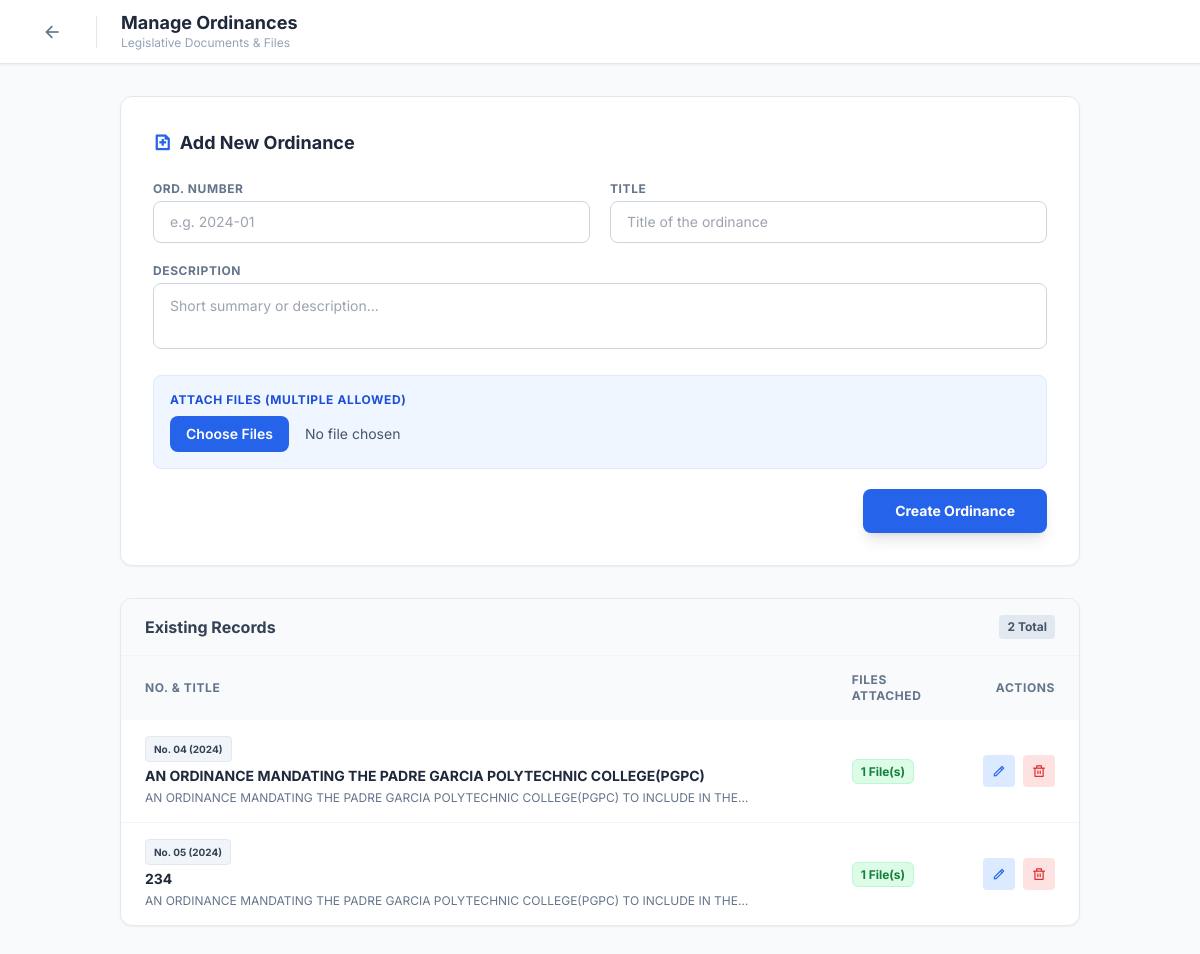
The page /manage-ordinances (signed in) on the database as committed earlier.
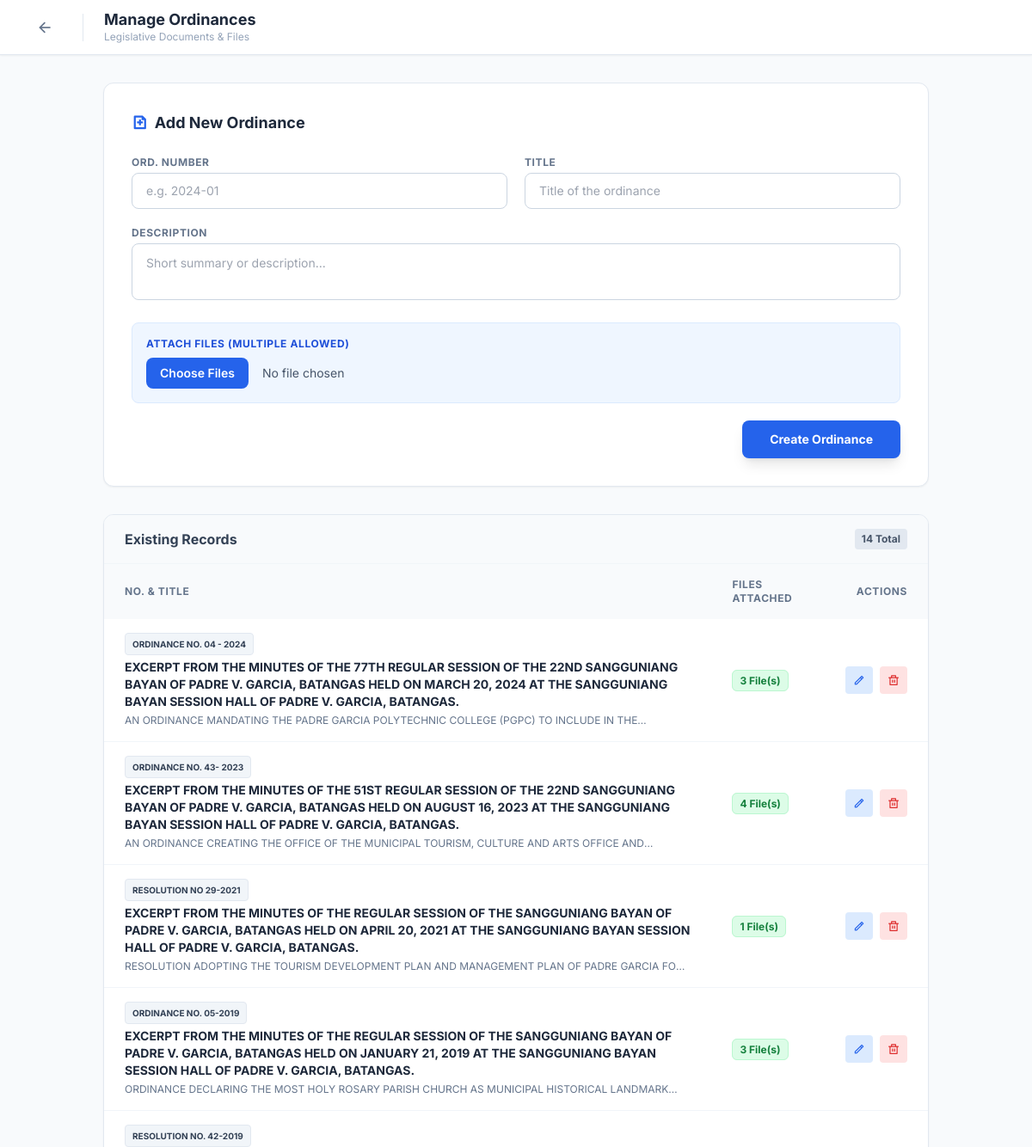
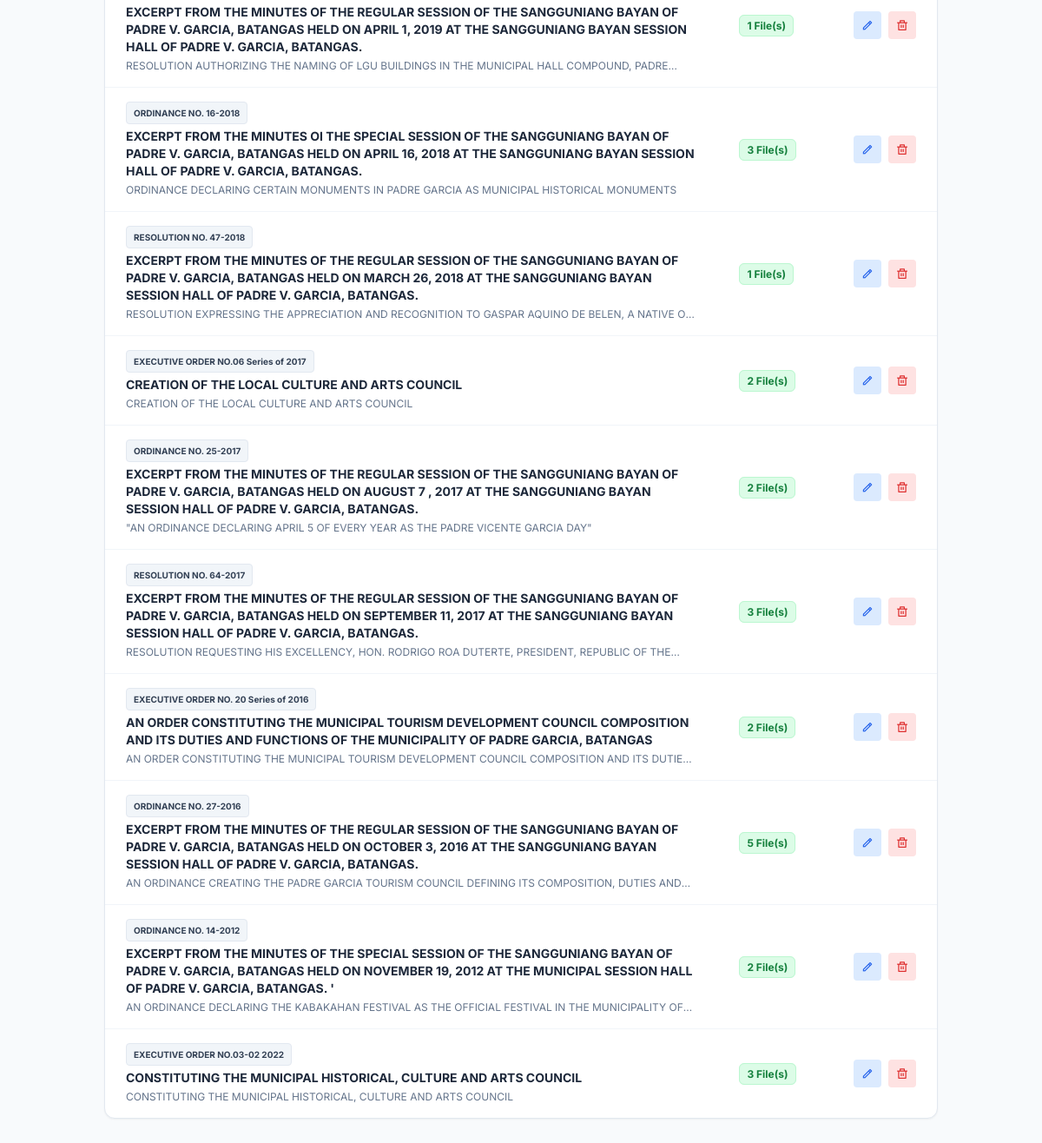
The same page on the database as committed later (2 pictures, top to bottom).
### webapp/models.py (models this page shows)
class Ordinance(db.Model):
    id = db.Column(db.Integer, primary_key=True)
    number = db.Column(db.String(50), nullable=False)
    title = db.Column(db.String(300), nullable=False)
    description = db.Column(db.Text, nullable=True)
    file_url = db.Column(db.String(500), nullable=True)
    date_added = db.Column(db.DateTime(timezone=True), server_default=func.now())

### webapp/views.py (the view, shortened to what this page needs)
@views.route("/manage-ordinances", methods=["GET", "POST"])
@login_required
def manage_ordinances():
    if not current_user.is_admin: return redirect(url_for("views.home"))
    ordinances = Ordinance.query.all()
    ordinances = sorted(ordinances, key=get_ord_sort_key)
    return render_template("manage_ordinances.html", ordinances=ordinances)

### webapp/views.py (called while the page is built, shortened)
def get_ord_sort_key(ord_obj):
    text = str(ord_obj.number).strip()
    nums = re.findall(r'\d+', text)
    if len(nums) >= 2:
        if len(nums[0]) == 4:
            return (-int(nums[0]), int(nums[1]), text)
        elif len(nums[1]) == 4:
            return (-int(nums[1]), int(nums[0]), text)
        else:
            return (-int(nums[0]), int(nums[1]), text)
    elif len(nums) == 1:
        return (-int(nums[0]), 0, text)
    else:
        return (0, 0, text)

@views.before_app_request
def check_maintenance():
    try:
        setting = SiteContent.query.filter_by(key='site_maintenance_mode').first()
        is_maintenance = (setting.value == 'true') if setting else False
    except:
        is_maintenance = False
    if not is_maintenance:
        return None

### webapp/templates/manage_ordinances.html (shortened to what this page needs)
{% extends "base.html" %}
{% block navbar %}
<nav class="fixed top-0 w-full z-50 bg-white border-b border-slate-200 h-16 flex items-center px-4 md:px-8 justify-between shadow-sm">
    <div class="flex items-center gap-4">
        <a href="{{ url_for('views.dashboard') }}" class="w-10 h-10 flex items-center justify-center rounded-full hover:bg-slate-100 text-slate-500 transition" title="Back to Dashboard">
            <i class="ri-arrow-left-line text-xl"></i>
        </a>
        <div>
            <h1 class="text-lg font-bold text-slate-800 leading-tight">Manage Ordinances</h1>
            <p class="text-xs text-slate-400 hidden md:block">Legislative Documents & Files</p>
        </div>
    </div>
</nav>
{% endblock %}
{% block content %}
<div class="pt-24 pb-20 px-4 md:px-8 max-w-5xl mx-auto">
    <div class="bg-white p-6 md:p-8 rounded-xl border border-slate-200 shadow-sm mb-8">
        <h3 class="font-bold text-slate-800 mb-6 flex items-center gap-2 text-lg">
            <i class="ri-file-add-line text-blue-600"></i> Add New Ordinance
        </h3>
        <form method="POST" enctype="multipart/form-data" class="space-y-5">
            <div class="grid grid-cols-1 md:grid-cols-2 gap-5">
                <div>
                    <label class="block text-xs font-bold text-slate-500 mb-1 uppercase tracking-wider">Ord. Number</label>
                    <input type="text" name="ord_number" placeholder="e.g. 2024-01" required class="w-full border border-slate-300 rounded-lg px-4 py-2.5 text-sm focus:border-blue-500 outline-none">
                </div>
                <div>
                    <label class="block text-xs font-bold text-slate-500 mb-1 uppercase tracking-wider">Title</label>
                    <input type="text" name="ord_title" placeholder="Title of the ordinance" required class="w-full border border-slate-300 rounded-lg px-4 py-2.5 text-sm focus:border-blue-500 outline-none">
                </div>
            </div>
            <div>
                <label class="block text-xs font-bold text-slate-500 mb-1 uppercase tracking-wider">Description</label>
                <textarea name="ord_desc" rows="2" placeholder="Short summary or description..." class="w-full border border-slate-300 rounded-lg px-4 py-3 text-sm focus:border-blue-500 outline-none resize-none"></textarea>
            </div>
            <div class="bg-blue-50 p-4 rounded-lg border border-blue-100">
                <label class="block text-xs font-bold text-blue-700 mb-2 uppercase tracking-wider">Attach Files (Multiple Allowed)</label>
                <input type="file" name="ord_file" class="block w-full text-sm text-slate-600 file:mr-4 file:py-2 file:px-4 file:rounded-lg file:border-0 file:text-sm file:font-semibold file:bg-blue-600 file:text-white hover:file:bg-blue-700 cursor-pointer" multiple>
            </div>
            <div class="text-right">
                <button type="submit" class="bg-blue-600 hover:bg-blue-700 text-white px-8 py-3 rounded-lg font-bold text-sm transition shadow-lg">Create Ordinance</button>
            </div>
        </form>
    </div>
    <div class="bg-white rounded-xl shadow-sm border border-slate-200 overflow-hidden">
        <div class="bg-slate-50 px-6 py-4 border-b border-slate-100 flex justify-between items-center">
            <h3 class="font-bold text-slate-700">Existing Records</h3>
            <span class="text-xs bg-slate-200 text-slate-600 px-2 py-1 rounded font-bold">{{ ordinances|length }} Total</span>
        </div>
        <div class="overflow-x-auto">
            <table class="w-full text-sm text-left">
                <thead class="bg-slate-50 text-slate-500 uppercase text-xs">
                    <tr>
                        <th class="px-6 py-4 font-bold tracking-wider">No. & Title</th>
                        <th class="px-6 py-4 font-bold tracking-wider">Files Attached</th>
                        <th class="px-6 py-4 font-bold tracking-wider text-right">Actions</th>
                    </tr>
                </thead>
                <tbody class="divide-y divide-slate-100">
                    {% for ord in ordinances %}
                    <tr class="hover:bg-slate-50 transition">
                        <td class="px-6 py-4">
                            <span class="inline-block bg-slate-100 text-slate-700 text-[10px] font-bold px-2 py-0.5 rounded border border-slate-200 mb-1">{{ ord.number }}</span>
                            <p class="font-bold text-slate-800">{{ ord.title }}</p>
                            <p class="text-xs text-slate-500 mt-1 line-clamp-1">{{ ord.description }}</p>
                        </td>
                        <td class="px-6 py-4">
                            {% set file_count = ord.file_url.split('|')|length if ord.file_url else 0 %}
                            {% if file_count > 0 %}
                                <span class="bg-green-100 text-green-700 text-xs font-bold px-2 py-1 rounded-md border border-green-200">{{ file_count }} File(s)</span>
                            {% else %}
                                <span class="text-slate-400 italic text-xs">No files</span>
                            {% endif %}
                        </td>
                        <td class="px-6 py-4 text-right">
                            <div class="flex justify-end gap-2">
                                <button onclick="openOrdModal('{{ ord.id }}', '{{ ord.number }}', '{{ ord.title|replace("'", "\\'") }}', `{{ ord.description|replace("`", "\\`") }}`, '{{ ord.file_url }}')"
                                        class="w-8 h-8 rounded bg-blue-100 text-blue-600 hover:bg-blue-600 hover:text-white flex items-center justify-center transition" title="Edit">
                                    <i class="ri-pencil-line"></i>
                                </button>
                                <form method="POST" onsubmit="return confirm('Are you sure you want to delete this entire ordinance record?');">
                                    <button class="w-8 h-8 rounded bg-red-100 text-red-600 hover:bg-red-600 hover:text-white flex items-center justify-center transition" title="Delete">
                                        <i class="ri-delete-bin-line"></i>
                                    </button>
                                </form>
                            </div>
                        </td>
                    </tr>
                    {% else %}
                    <tr>
                        <td colspan="3" class="px-6 py-8 text-center text-slate-400 italic">No ordinances have been uploaded yet.</td>
                    </tr>
                    {% endfor %}
                </tbody>
            </table>
        </div>
    </div>
</div>
{% endblock %}

### webapp/templates/base.html (shortened to what this page needs)
<!DOCTYPE html>
<html lang="en">
<head>
    <script src="https://cdn.tailwindcss.com/3.4.16"></script>
    <link href="https://cdnjs.cloudflare.com/ajax/libs/remixicon/4.1.0/remixicon.min.css" rel="stylesheet">
    <link href="https://unpkg.com/aos@2.3.1/dist/aos.css" rel="stylesheet">
</head>
<body class="flex flex-col min-h-screen {% block body_class %}{% endblock %}" ondragstart="return false;">
    {% block navbar %}{% endblock %}
    <main class="flex-grow">
        {% block content %}{% endblock %}
    </main>
</body>
</html>

### webapp/templates/base.html (style rules this page uses)
body { -webkit-user-select: none; -moz-user-select: none; -ms-user-select: none; user-select: none; }
input, textarea, select { -webkit-user-select: auto; -moz-user-select: auto; -ms-user-select: auto; user-select: auto; }
html, body { overflow-x: hidden; width: 100%; margin: 0; padding: 0; background-color: #f8fafc; transition: all 0.3s ease; }

Rows that differ between the two databases and show on the page:
removed Ordinance: number "No. 04 (2024)", title "AN ORDINANCE MANDATING THE PADRE GARCIA POLYTECHNIC COLLEGE(PGPC)", description "AN ORDINANCE MANDATING THE PADRE GARCIA POLYTECHNIC COLLEGE(PGPC) TO INCLUDE IN…", id "1"
removed Ordinance: number "No. 05 (2024)", title "234", description "AN ORDINANCE MANDATING THE PADRE GARCIA POLYTECHNIC COLLEGE(PGPC) TO INCLUDE IN…", file_count "1"
added Ordinance: number "ORDINANCE NO. 04 - 2024", title "EXCERPT FROM THE MINUTES OF THE 77TH REGULAR SESSION OF THE 22ND SANGGUNIANG BAYAN OF PADRE V. GARCIA, BATANGAS HELD ON MARCH 20, 2024 AT THE SANGGUNIANG BAYAN SESSION HALL OF PADRE V. GARCIA, BATANGAS.", description "AN ORDINANCE MANDATING THE PADRE GARCIA POLYTECHNIC COLLEGE (PGPC) TO INCLUDE IN…", file_count "3"
added Ordinance: number "ORDINANCE NO. 43- 2023", title "EXCERPT FROM THE MINUTES OF THE 51ST REGULAR SESSION OF THE 22ND SANGGUNIANG BAYAN OF PADRE V. GARCIA, BATANGAS HELD ON AUGUST 16, 2023 AT THE SANGGUNIANG BAYAN SESSION HALL OF PADRE V. GARCIA, BATANGAS.", description "AN ORDINANCE CREATING THE OFFICE OF THE MUNICIPAL TOURISM, CULTURE AND ARTS OFFICE…", file_count "4"
added Ordinance: number "RESOLUTION NO 29-2021", title "EXCERPT FROM THE MINUTES OF THE REGULAR SESSION OF THE SANGGUNIANG BAYAN OF PADRE V. GARCIA, BATANGAS HELD ON APRIL 20, 2021 AT THE SANGGUNIANG BAYAN SESSION HALL OF PADRE V. GARCIA, BATANGAS.", description "RESOLUTION ADOPTING THE TOURISM DEVELOPMENT PLAN AND MANAGEMENT PLAN OF PADRE GARCIA…", file_count "1"
added Ordinance: number "ORDINANCE NO. 05-2019", title "EXCERPT FROM THE MINUTES OF THE REGULAR SESSION OF THE SANGGUNIANG BAYAN OF PADRE V. GARCIA, BATANGAS HELD ON JANUARY 21, 2019 AT THE SANGGUNIANG BAYAN SESSION HALL OF PADRE V. GARCIA, BATANGAS.", description "ORDINANCE DECLARING THE MOST HOLY ROSARY PARISH CHURCH AS MUNICIPAL HISTORICAL…", file_count "3"
added Ordinance: number "RESOLUTION NO. 42-2019", title "EXCERPT FROM THE MINUTES OF THE REGULAR SESSION OF THE SANGGUNIANG BAYAN OF PADRE V. GARCIA, BATANGAS HELD ON APRIL 1, 2019 AT THE SANGGUNIANG BAYAN SESSION HALL OF PADRE V. GARCIA, BATANGAS.", description "RESOLUTION AUTHORIZING THE NAMING OF LGU BUILDINGS IN THE MUNICIPAL HALL COMPOUND,…", file_count "1"
added Ordinance: number "ORDINANCE NO. 16-2018", title "EXCERPT FROM THE MINUTES OI THE SPECIAL SESSION OF THE SANGGUNIANG BAYAN OF PADRE V. GARCIA, BATANGAS HELD ON APRIL 16, 2018 AT THE SANGGUNIANG BAYAN SESSION HALL OF PADRE V. GARCIA, BATANGAS.", description "ORDINANCE DECLARING CERTAIN MONUMENTS IN PADRE GARCIA AS MUNICIPAL HISTORICAL MONUMENTS", file_count "3"
added Ordinance: number "RESOLUTION NO. 47-2018", title "EXCERPT FROM THE MINUTES OF THE REGULAR SESSION OF THE SANGGUNIANG BAYAN OF PADRE V. GARCIA, BATANGAS HELD ON MARCH 26, 2018 AT THE SANGGUNIANG BAYAN SESSION HALL OF PADRE V. GARCIA, BATANGAS.", description "RESOLUTION EXPRESSING THE APPRECIATION AND RECOGNITION TO GASPAR AQUINO DE BELEN, A NATIVE…", file_count "1"
added Ordinance: number "EXECUTIVE ORDER NO.06 Series of 2017", title "CREATION OF THE LOCAL CULTURE AND ARTS COUNCIL", description "CREATION OF THE LOCAL CULTURE AND ARTS COUNCIL", id "2"
added Ordinance: number "ORDINANCE NO. 25-2017", title "EXCERPT FROM THE MINUTES OF THE REGULAR SESSION OF THE SANGGUNIANG BAYAN OF PADRE V. GARCIA, BATANGAS HELD ON AUGUST 7 , 2017 AT THE SANGGUNIANG BAYAN SESSION HALL OF PADRE V. GARCIA, BATANGAS.", description "\"AN ORDINANCE DECLARING APRIL 5 OF EVERY YEAR AS THE PADRE VICENTE GARCIA DAY\"", file_count "2"
added Ordinance: number "RESOLUTION NO. 64-2017", title "EXCERPT FROM THE MINUTES OF THE REGULAR SESSION OF THE SANGGUNIANG BAYAN OF PADRE V. GARCIA, BATANGAS HELD ON SEPTEMBER 11, 2017 AT THE SANGGUNIANG BAYAN SESSION HALL OF PADRE V. GARCIA, BATANGAS.", description "RESOLUTION REQUESTING HIS EXCELLENCY, HON. RODRIGO ROA DUTERTE, PRESIDENT, REPUBLIC OF…", file_count "3"
added Ordinance: number "EXECUTIVE ORDER NO. 20 Series of 2016", title "AN ORDER CONSTITUTING THE MUNICIPAL TOURISM DEVELOPMENT COUNCIL COMPOSITION AND ITS DUTIES AND FUNCTIONS OF THE MUNICIPALITY OF PADRE GARCIA, BATANGAS", description "AN ORDER CONSTITUTING THE MUNICIPAL TOURISM DEVELOPMENT COUNCIL COMPOSITION AND ITS…", file_count "2"
added Ordinance: number "ORDINANCE NO. 27-2016", title "EXCERPT FROM THE MINUTES OF THE REGULAR SESSION OF THE SANGGUNIANG BAYAN OF PADRE V. GARCIA, BATANGAS HELD ON OCTOBER 3, 2016 AT THE SANGGUNIANG BAYAN SESSION HALL OF PADRE V. GARCIA, BATANGAS.", description "AN ORDINANCE CREATING THE PADRE GARCIA TOURISM COUNCIL DEFINING ITS COMPOSITION, DUTIES…", file_count "5"
added Ordinance: number "ORDINANCE NO. 14-2012", title "EXCERPT FROM THE MINUTES OF THE SPECIAL SESSION OF THE SANGGUNIANG BAYAN OF PADRE V. GARCIA, BATANGAS HELD ON NOVEMBER 19, 2012 AT THE MUNICIPAL SESSION HALL OF PADRE V. GARCIA, BATANGAS. '", description "AN ORDINANCE DECLARING THE KABAKAHAN FESTIVAL AS THE OFFICIAL FESTIVAL IN THE MUNICIPALITY…", file_count "2"
added Ordinance: number "EXECUTIVE ORDER NO.03-02 2022", title "CONSTITUTING THE MUNICIPAL HISTORICAL, CULTURE AND ARTS COUNCIL", description "CONSTITUTING THE MUNICIPAL HISTORICAL, CULTURE AND ARTS COUNCIL", file_count "3"
Other text that changed with them:
{{ ordinances|length }}: "2" → "14"
